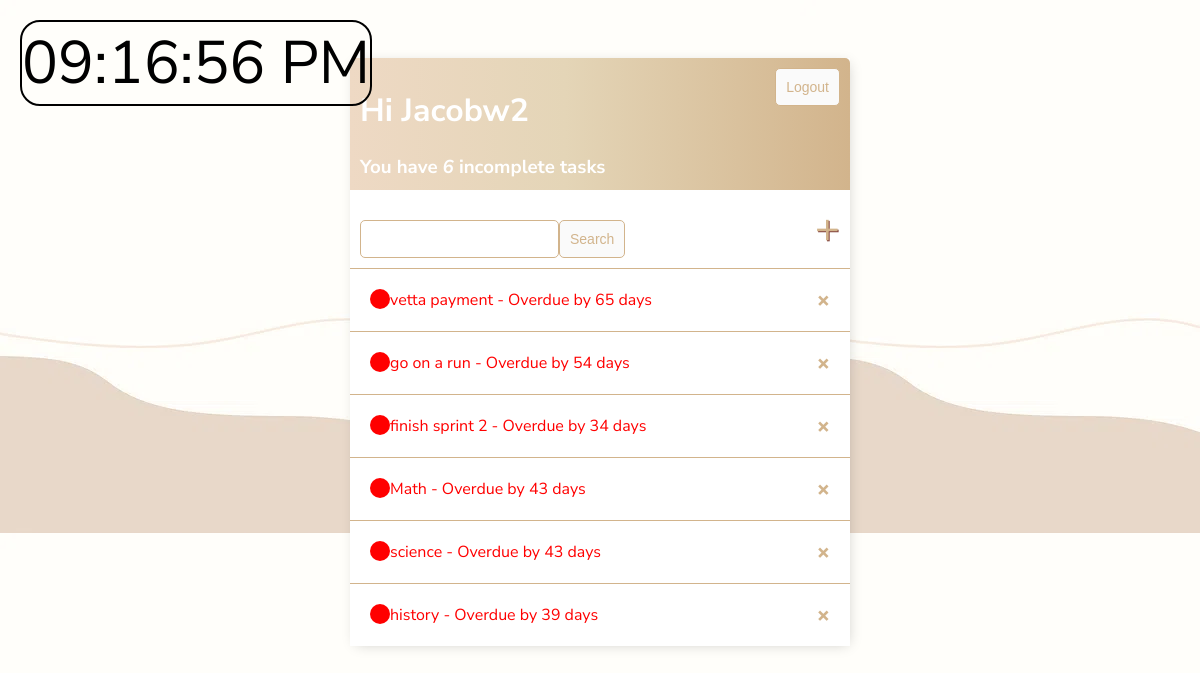
The page / (signed in) on the database as committed earlier.
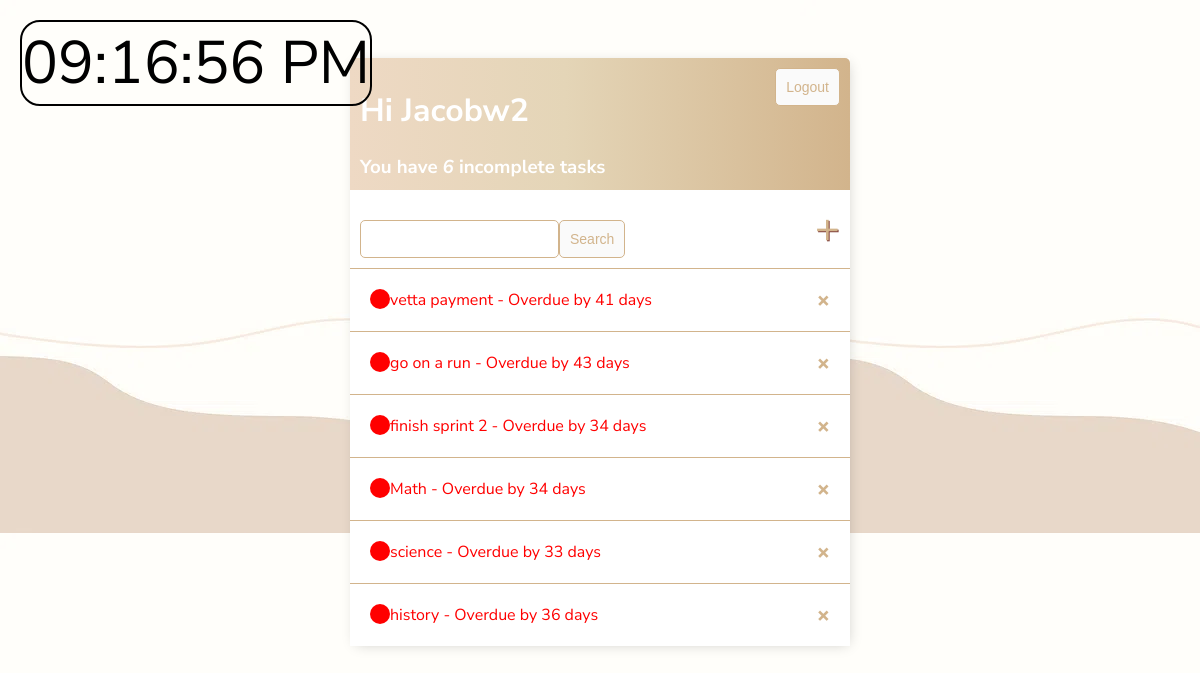
The same page on the database as committed later.
### base/models.py (models this page shows)
class Task(models.Model):
    user = models.ForeignKey(User, on_delete=models.CASCADE, null=True, blank=True)
    title = models.CharField(max_length=200)
    assignee = models.CharField(null=True, blank=True, max_length=200)
    task_group = models.CharField(null=True, blank=True, max_length=200)
    due_date = models.DateField(default=date.today)
    description = models.TextField(null=True, blank=True)
    complete = models.BooleanField(default=False)
    created = models.DateTimeField(auto_now_add=True)
    def days_til_due(self):
        today = date.today()
        if self.due_date is not None:
            return (self.due_date - today).days
        else:
            return None
    def __str__(self):
        days = self.days_til_due()
        if days is None:
            return f"{self.title} - Due date not set"
        elif days == 0:
            return f"{self.title} - Due today!"
        elif days == 1:
            return f"{self.title} - Due tomorrow"
        elif days > 0:
            return f"{self.title} - Due in {days} days"
        else:
            return f"{self.title} - Overdue by {-days} days"""
    class Meta:
        ordering = ['complete']

### base/views.py (the view)
# urls.py: path('', TaskList.as_view(), name='tasks'),
class TaskList(LoginRequiredMixin, ListView):
    model = Task
    context_object_name = 'tasks'
    def get_context_data(self, **kwargs):
        context = super().get_context_data(**kwargs)
        context['tasks'] = context['tasks'].filter(user=self.request.user)
        context['count'] = context['tasks'].filter(complete=False).count()
        search_input = self.request.GET.get('search-area') or ''
        if search_input:
            context['tasks'] = context['tasks'].filter(
                Q(title__startswith=search_input) | Q(task_group__startswith=search_input))
        context['search_input'] = search_input
        return context

### base/templates/base/task_list.html (shortened to what this page needs)
{% extends 'base/main.html' %}
{% block content %}
<div class="header-bar">
    <div>
        <h1>Hi {{request.user|title}}</h1>
        <h3 style="margin:0">You have <i>{{count}}</i> incomplete task{{ count|pluralize:"s"}}</h3>
    </div>
    {% if request.user.is_authenticated %}
    <form method="post" action="{% url 'logout' %}">
        <input class="button" type="submit" value="Logout">
    </form>
    {% else %}
    <a href="{% url 'login' %}">Login</a>
    {% endif %}
</div>
<div id="search-add-wrapper">
    <form method="GET" style="margin-top: 20px;display: flex;">
        <input type='text' name='search-area' value="{{search_input}}">
        <input class="button" type='submit' value='Search'>
    </form>
    <a id="add-link" href="{% url 'task-create' %}">&#x2b;</a>
</div>
<div class="task-items-wrapper">
    {% for task in tasks %}
    <div class="task-wrapper {% if task.complete %}task-complete{% endif %} {% if task.days_til_due|default:0 < 0 %}task-overdue{% endif %}">
        {% if task.complete %}
        <div class="task-title">
            <div class="task-complete-icon"></div>
            <i><s><a href="{% url 'task-update' task.id %}">{{task}}</a></s></i>
        </div>
        <a class="delete-link" href="{% url 'task-delete' task.id %}">&#215;</a>
        {% else %}
        <div class="task-title">
            <div class="task-incomplete-icon"></div>
            <a href="{% url 'task-update' task.id %}">{{task}}</a>
        </div>
        <a class="delete-link" href="{% url 'task-delete' task.id %}">&#215;</a>
        {% endif %}
    </div>
    {% empty %}
    <h3>No items in list</h3>
    {% endfor %}
</div>
{% endblock content %}

Rows that differ between the two databases and show on the page:
changed Task: due_date+title "vetta payment - Overdue by 65 days" → "vetta payment - Overdue by 41 days"
changed Task: due_date+title "go on a run - Overdue by 54 days" → "go on a run - Overdue by 43 days"
changed Task: due_date+title "Math - Overdue by 43 days" → "Math - Overdue by 34 days"
changed Task: due_date+title "science - Overdue by 43 days" → "science - Overdue by 33 days"
changed Task: due_date+title "history - Overdue by 39 days" → "history - Overdue by 36 days"
